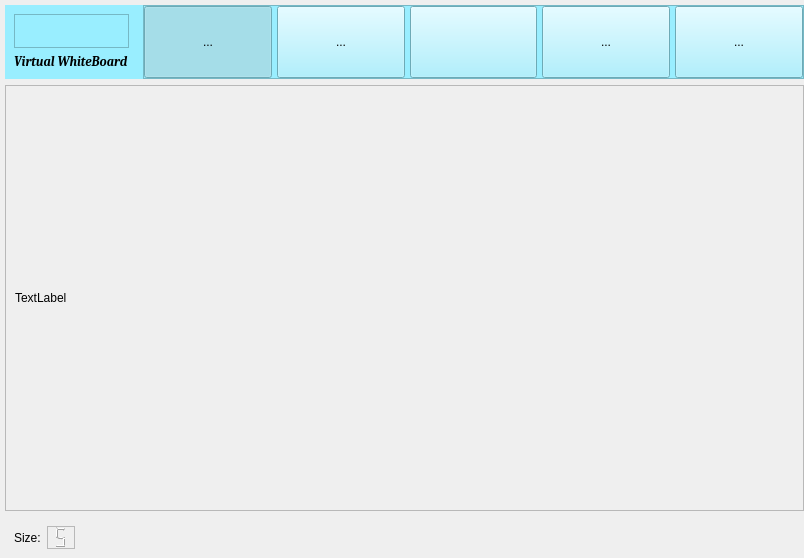
<?xml version="1.0" encoding="UTF-8"?>
<ui version="4.0">
 <class>MainWindow</class>
 <widget class="QMainWindow" name="MainWindow">
  <property name="geometry">
   <rect>
    <x>0</x>
    <y>0</y>
    <width>804</width>
    <height>558</height>
   </rect>
  </property>
  <property name="windowTitle">
   <string>MainWindow</string>
  </property>
  <widget class="QWidget" name="centralwidget">
   <layout class="QGridLayout" name="gridLayout">
    <property name="leftMargin">
     <number>5</number>
    </property>
    <property name="topMargin">
     <number>5</number>
    </property>
    <property name="rightMargin">
     <number>0</number>
    </property>
    <property name="bottomMargin">
     <number>0</number>
    </property>
    <item row="2" column="0" alignment="Qt::AlignBottom">
     <widget class="QFrame" name="Footer">
      <property name="sizePolicy">
       <sizepolicy hsizetype="Expanding" vsizetype="Expanding">
        <horstretch>0</horstretch>
        <verstretch>0</verstretch>
       </sizepolicy>
      </property>
      <property name="frameShape">
       <enum>QFrame::NoFrame</enum>
      </property>
      <property name="frameShadow">
       <enum>QFrame::Raised</enum>
      </property>
      <layout class="QHBoxLayout" name="horizontalLayout_4">
       <item>
        <widget class="QLabel" name="footerLabel">
         <property name="text">
          <string>Size:</string>
         </property>
        </widget>
       </item>
       <item>
        <widget class="QLCDNumber" name="lcdNumber">
         <property name="frameShape">
          <enum>QFrame::StyledPanel</enum>
         </property>
         <property name="frameShadow">
          <enum>QFrame::Plain</enum>
         </property>
         <property name="digitCount">
          <number>1</number>
         </property>
         <property name="segmentStyle">
          <enum>QLCDNumber::Filled</enum>
         </property>
         <property name="value" stdset="0">
          <double>5.000000000000000</double>
         </property>
        </widget>
       </item>
       <item>
        <spacer name="horizontalSpacer_2">
         <property name="orientation">
          <enum>Qt::Horizontal</enum>
         </property>
         <property name="sizeHint" stdset="0">
          <size>
           <width>40</width>
           <height>20</height>
          </size>
         </property>
        </spacer>
       </item>
      </layout>
     </widget>
    </item>
    <item row="0" column="0" alignment="Qt::AlignTop">
     <widget class="QFrame" name="Header">
      <property name="sizePolicy">
       <sizepolicy hsizetype="MinimumExpanding" vsizetype="MinimumExpanding">
        <horstretch>0</horstretch>
        <verstretch>0</verstretch>
       </sizepolicy>
      </property>
      <property name="styleSheet">
       <string notr="true">background : rgb(153,238,255)</string>
      </property>
      <property name="frameShape">
       <enum>QFrame::NoFrame</enum>
      </property>
      <property name="frameShadow">
       <enum>QFrame::Raised</enum>
      </property>
      <layout class="QHBoxLayout" name="horizontalLayout">
       <property name="spacing">
        <number>5</number>
       </property>
       <property name="leftMargin">
        <number>0</number>
       </property>
       <property name="topMargin">
        <number>0</number>
       </property>
       <property name="rightMargin">
        <number>0</number>
       </property>
       <property name="bottomMargin">
        <number>0</number>
       </property>
       <item>
        <widget class="QFrame" name="LeftFrame">
         <property name="sizePolicy">
          <sizepolicy hsizetype="Preferred" vsizetype="Preferred">
           <horstretch>0</horstretch>
           <verstretch>0</verstretch>
          </sizepolicy>
         </property>
         <property name="frameShape">
          <enum>QFrame::NoFrame</enum>
         </property>
         <property name="frameShadow">
          <enum>QFrame::Raised</enum>
         </property>
         <layout class="QVBoxLayout" name="verticalLayout_4">
          <item>
           <widget class="QFrame" name="iconFrame">
            <property name="frameShape">
             <enum>QFrame::StyledPanel</enum>
            </property>
            <property name="frameShadow">
             <enum>QFrame::Raised</enum>
            </property>
            <layout class="QVBoxLayout" name="verticalLayout_3">
             <item alignment="Qt::AlignHCenter|Qt::AlignVCenter">
              <widget class="QLabel" name="MainIcon">
               <property name="text">
                <string/>
               </property>
               <property name="pixmap">
                <pixmap resource="Icons.qrc">:/icons/Icons/Main Icon.png</pixmap>
               </property>
               <property name="scaledContents">
                <bool>false</bool>
               </property>
              </widget>
             </item>
            </layout>
           </widget>
          </item>
          <item>
           <widget class="QLabel" name="Name">
            <property name="font">
             <font>
              <family>Caladea</family>
              <pointsize>10</pointsize>
              <weight>75</weight>
              <italic>true</italic>
              <bold>true</bold>
             </font>
            </property>
            <property name="styleSheet">
             <string notr="true"/>
            </property>
            <property name="text">
             <string>Virtual WhiteBoard</string>
            </property>
            <property name="textFormat">
             <enum>Qt::PlainText</enum>
            </property>
            <property name="scaledContents">
             <bool>true</bool>
            </property>
           </widget>
          </item>
         </layout>
        </widget>
       </item>
       <item>
        <widget class="QFrame" name="ToolsFrame">
         <property name="sizePolicy">
          <sizepolicy hsizetype="MinimumExpanding" vsizetype="MinimumExpanding">
           <horstretch>0</horstretch>
           <verstretch>0</verstretch>
          </sizepolicy>
         </property>
         <property name="frameShape">
          <enum>QFrame::StyledPanel</enum>
         </property>
         <property name="frameShadow">
          <enum>QFrame::Raised</enum>
         </property>
         <layout class="QHBoxLayout" name="horizontalLayout_3">
          <property name="spacing">
           <number>5</number>
          </property>
          <property name="leftMargin">
           <number>0</number>
          </property>
          <property name="topMargin">
           <number>0</number>
          </property>
          <property name="rightMargin">
           <number>0</number>
          </property>
          <property name="bottomMargin">
           <number>0</number>
          </property>
          <item>
           <widget class="QToolButton" name="penButton">
            <property name="sizePolicy">
             <sizepolicy hsizetype="MinimumExpanding" vsizetype="MinimumExpanding">
              <horstretch>0</horstretch>
              <verstretch>0</verstretch>
             </sizepolicy>
            </property>
            <property name="contextMenuPolicy">
             <enum>Qt::DefaultContextMenu</enum>
            </property>
            <property name="styleSheet">
             <string notr="true"/>
            </property>
            <property name="text">
             <string>...</string>
            </property>
            <property name="icon">
             <iconset resource="Icons.qrc">
              <normaloff>:/icons/Icons/Pen.png</normaloff>:/icons/Icons/Pen.png</iconset>
            </property>
            <property name="iconSize">
             <size>
              <width>64</width>
              <height>64</height>
             </size>
            </property>
            <property name="checkable">
             <bool>true</bool>
            </property>
            <property name="checked">
             <bool>true</bool>
            </property>
            <property name="autoRaise">
             <bool>true</bool>
            </property>
           </widget>
          </item>
          <item>
           <widget class="QToolButton" name="eraserButton">
            <property name="sizePolicy">
             <sizepolicy hsizetype="MinimumExpanding" vsizetype="MinimumExpanding">
              <horstretch>0</horstretch>
              <verstretch>0</verstretch>
             </sizepolicy>
            </property>
            <property name="text">
             <string>...</string>
            </property>
            <property name="icon">
             <iconset resource="Icons.qrc">
              <normaloff>:/icons/Icons/Eraser.png</normaloff>:/icons/Icons/Eraser.png</iconset>
            </property>
            <property name="iconSize">
             <size>
              <width>64</width>
              <height>64</height>
             </size>
            </property>
            <property name="checkable">
             <bool>true</bool>
            </property>
           </widget>
          </item>
          <item>
           <widget class="QToolButton" name="shapesButton">
            <property name="sizePolicy">
             <sizepolicy hsizetype="MinimumExpanding" vsizetype="MinimumExpanding">
              <horstretch>0</horstretch>
              <verstretch>0</verstretch>
             </sizepolicy>
            </property>
            <property name="contextMenuPolicy">
             <enum>Qt::DefaultContextMenu</enum>
            </property>
            <property name="acceptDrops">
             <bool>true</bool>
            </property>
            <property name="text">
             <string/>
            </property>
            <property name="icon">
             <iconset resource="Icons.qrc">
              <normaloff>:/icons/Icons/Shapes.png</normaloff>:/icons/Icons/Shapes.png</iconset>
            </property>
            <property name="iconSize">
             <size>
              <width>64</width>
              <height>64</height>
             </size>
            </property>
            <property name="checkable">
             <bool>true</bool>
            </property>
            <property name="popupMode">
             <enum>QToolButton::DelayedPopup</enum>
            </property>
            <property name="toolButtonStyle">
             <enum>Qt::ToolButtonIconOnly</enum>
            </property>
            <property name="autoRaise">
             <bool>false</bool>
            </property>
            <property name="arrowType">
             <enum>Qt::NoArrow</enum>
            </property>
           </widget>
          </item>
          <item>
           <widget class="QToolButton" name="textButton">
            <property name="sizePolicy">
             <sizepolicy hsizetype="MinimumExpanding" vsizetype="MinimumExpanding">
              <horstretch>0</horstretch>
              <verstretch>0</verstretch>
             </sizepolicy>
            </property>
            <property name="text">
             <string>...</string>
            </property>
            <property name="icon">
             <iconset resource="Icons.qrc">
              <normaloff>:/icons/Icons/Text.png</normaloff>:/icons/Icons/Text.png</iconset>
            </property>
            <property name="iconSize">
             <size>
              <width>64</width>
              <height>64</height>
             </size>
            </property>
            <property name="checkable">
             <bool>true</bool>
            </property>
           </widget>
          </item>
          <item>
           <widget class="QToolButton" name="laserButton">
            <property name="sizePolicy">
             <sizepolicy hsizetype="MinimumExpanding" vsizetype="MinimumExpanding">
              <horstretch>0</horstretch>
              <verstretch>0</verstretch>
             </sizepolicy>
            </property>
            <property name="text">
             <string>...</string>
            </property>
            <property name="icon">
             <iconset resource="Icons.qrc">
              <normaloff>:/icons/Icons/Laser.png</normaloff>:/icons/Icons/Laser.png</iconset>
            </property>
            <property name="iconSize">
             <size>
              <width>64</width>
              <height>64</height>
             </size>
            </property>
            <property name="checkable">
             <bool>true</bool>
            </property>
           </widget>
          </item>
         </layout>
        </widget>
       </item>
      </layout>
     </widget>
    </item>
    <item row="1" column="0">
     <widget class="QFrame" name="CentralFrame">
      <property name="frameShape">
       <enum>QFrame::NoFrame</enum>
      </property>
      <property name="frameShadow">
       <enum>QFrame::Raised</enum>
      </property>
      <layout class="QHBoxLayout" name="horizontalLayout_2">
       <property name="spacing">
        <number>0</number>
       </property>
       <property name="leftMargin">
        <number>0</number>
       </property>
       <property name="topMargin">
        <number>0</number>
       </property>
       <property name="rightMargin">
        <number>0</number>
       </property>
       <property name="bottomMargin">
        <number>0</number>
       </property>
       <item alignment="Qt::AlignLeft">
        <widget class="QFrame" name="frame_2">
         <property name="maximumSize">
          <size>
           <width>0</width>
           <height>16777215</height>
          </size>
         </property>
         <property name="styleSheet">
          <string notr="true">
background-color: rgb(8, 44, 44);</string>
         </property>
         <property name="frameShape">
          <enum>QFrame::StyledPanel</enum>
         </property>
         <property name="frameShadow">
          <enum>QFrame::Raised</enum>
         </property>
         <layout class="QGridLayout" name="gridLayout_4">
          <property name="leftMargin">
           <number>0</number>
          </property>
          <property name="topMargin">
           <number>0</number>
          </property>
          <property name="rightMargin">
           <number>0</number>
          </property>
          <property name="bottomMargin">
           <number>0</number>
          </property>
          <property name="spacing">
           <number>0</number>
          </property>
          <item row="0" column="0">
           <widget class="QStackedWidget" name="stackedWidget">
            <property name="minimumSize">
             <size>
              <width>200</width>
              <height>0</height>
             </size>
            </property>
            <property name="maximumSize">
             <size>
              <width>16777215</width>
              <height>16777215</height>
             </size>
            </property>
            <property name="frameShadow">
             <enum>QFrame::Raised</enum>
            </property>
            <property name="currentIndex">
             <number>0</number>
            </property>
            <widget class="QWidget" name="page_5">
             <layout class="QVBoxLayout" name="verticalLayout">
              <item>
               <layout class="QHBoxLayout" name="horizontalLayout_7">
                <item>
                 <widget class="QLabel" name="label_2">
                  <property name="font">
                   <font>
                    <pointsize>16</pointsize>
                   </font>
                  </property>
                  <property name="text">
                   <string>Color:</string>
                  </property>
                 </widget>
                </item>
                <item>
                 <widget class="QFrame" name="frame_4">
                  <property name="font">
                   <font>
                    <pointsize>10</pointsize>
                   </font>
                  </property>
                  <property name="styleSheet">
                   <string notr="true">color: rgb(87, 202, 255);</string>
                  </property>
                  <property name="frameShape">
                   <enum>QFrame::StyledPanel</enum>
                  </property>
                  <property name="frameShadow">
                   <enum>QFrame::Raised</enum>
                  </property>
                  <layout class="QHBoxLayout" name="horizontalLayout_6">
                   <item alignment="Qt::AlignLeft">
                    <widget class="QToolButton" name="toolButton_8">
                     <property name="font">
                      <font>
                       <pointsize>16</pointsize>
                      </font>
                     </property>
                     <property name="text">
                      <string>R</string>
                     </property>
                     <property name="checkable">
                      <bool>true</bool>
                     </property>
                    </widget>
                   </item>
                   <item alignment="Qt::AlignLeft">
                    <widget class="QToolButton" name="toolButton_5">
                     <property name="font">
                      <font>
                       <pointsize>16</pointsize>
                      </font>
                     </property>
                     <property name="text">
                      <string>G</string>
                     </property>
                     <property name="checkable">
                      <bool>true</bool>
                     </property>
                    </widget>
                   </item>
                   <item alignment="Qt::AlignHCenter">
                    <widget class="QToolButton" name="toolButton_7">
                     <property name="font">
                      <font>
                       <pointsize>16</pointsize>
                      </font>
                     </property>
                     <property name="text">
                      <string>B</string>
                     </property>
                     <property name="checkable">
                      <bool>true</bool>
                     </property>
                    </widget>
                   </item>
                   <item>
                    <widget class="QToolButton" name="toolButton_6">
                     <property name="font">
                      <font>
                       <pointsize>16</pointsize>
                      </font>
                     </property>
                     <property name="text">
                      <string>W</string>
                     </property>
                     <property name="checkable">
                      <bool>true</bool>
                     </property>
                    </widget>
                   </item>
                  </layout>
                 </widget>
                </item>
               </layout>
              </item>
              <item>
               <spacer name="verticalSpacer">
                <property name="orientation">
                 <enum>Qt::Vertical</enum>
                </property>
                <property name="sizeHint" stdset="0">
                 <size>
                  <width>20</width>
                  <height>40</height>
                 </size>
                </property>
               </spacer>
              </item>
             </layout>
            </widget>
            <widget class="QWidget" name="page_6">
             <layout class="QVBoxLayout" name="verticalLayout_2">
              <item>
               <widget class="QPushButton" name="pushButton">
                <property name="font">
                 <font>
                  <pointsize>16</pointsize>
                 </font>
                </property>
                <property name="text">
                 <string>Clear Whole Screen</string>
                </property>
               </widget>
              </item>
              <item>
               <spacer name="verticalSpacer_2">
                <property name="orientation">
                 <enum>Qt::Vertical</enum>
                </property>
                <property name="sizeHint" stdset="0">
                 <size>
                  <width>20</width>
                  <height>40</height>
                 </size>
                </property>
               </spacer>
              </item>
             </layout>
            </widget>
            <widget class="QWidget" name="page_7">
             <layout class="QVBoxLayout" name="verticalLayout_5">
              <item>
               <layout class="QHBoxLayout" name="horizontalLayout_9">
                <item>
                 <widget class="QFrame" name="frame_5">
                  <property name="frameShape">
                   <enum>QFrame::StyledPanel</enum>
                  </property>
                  <property name="frameShadow">
                   <enum>QFrame::Raised</enum>
                  </property>
                  <layout class="QHBoxLayout" name="horizontalLayout_8">
                   <item>
                    <widget class="QLabel" name="label_3">
                     <property name="font">
                      <font>
                       <pointsize>12</pointsize>
                      </font>
                     </property>
                     <property name="text">
                      <string>Shape:</string>
                     </property>
                    </widget>
                   </item>
                   <item>
                    <widget class="QToolButton" name="toolButton_9">
                     <property name="maximumSize">
                      <size>
                       <width>16777215</width>
                       <height>16777215</height>
                      </size>
                     </property>
                     <property name="font">
                      <font>
                       <pointsize>16</pointsize>
                      </font>
                     </property>
                     <property name="text">
                      <string>S</string>
                     </property>
                     <property name="checkable">
                      <bool>true</bool>
                     </property>
                    </widget>
                   </item>
                   <item>
                    <widget class="QToolButton" name="toolButton_11">
                     <property name="font">
                      <font>
                       <pointsize>16</pointsize>
                      </font>
                     </property>
                     <property name="text">
                      <string>C</string>
                     </property>
                     <property name="checkable">
                      <bool>true</bool>
                     </property>
                    </widget>
                   </item>
                   <item>
                    <widget class="QToolButton" name="toolButton_12">
                     <property name="font">
                      <font>
                       <pointsize>16</pointsize>
                      </font>
                     </property>
                     <property name="text">
                      <string>L</string>
                     </property>
                     <property name="checkable">
                      <bool>true</bool>
                     </property>
                    </widget>
                   </item>
                   <item>
                    <spacer name="horizontalSpacer">
                     <property name="orientation">
                      <enum>Qt::Horizontal</enum>
                     </property>
                     <property name="sizeHint" stdset="0">
                      <size>
                       <width>40</width>
                       <height>20</height>
                      </size>
                     </property>
                    </spacer>
                   </item>
                  </layout>
                 </widget>
                </item>
               </layout>
              </item>
              <item>
               <layout class="QHBoxLayout" name="horizontalLayout_10">
                <item>
                 <widget class="QFrame" name="frame_6">
                  <property name="frameShape">
                   <enum>QFrame::StyledPanel</enum>
                  </property>
                  <property name="frameShadow">
                   <enum>QFrame::Raised</enum>
                  </property>
                  <layout class="QHBoxLayout" name="horizontalLayout_11">
                   <item>
                    <widget class="QLabel" name="label_4">
                     <property name="font">
                      <font>
                       <pointsize>12</pointsize>
                      </font>
                     </property>
                     <property name="text">
                      <string>Color:</string>
                     </property>
                    </widget>
                   </item>
                   <item>
                    <widget class="QToolButton" name="toolButton_10">
                     <property name="maximumSize">
                      <size>
                       <width>16777215</width>
                       <height>16777215</height>
                      </size>
                     </property>
                     <property name="font">
                      <font>
                       <pointsize>16</pointsize>
                      </font>
                     </property>
                     <property name="text">
                      <string>R</string>
                     </property>
                     <property name="checkable">
                      <bool>true</bool>
                     </property>
                    </widget>
                   </item>
                   <item>
                    <widget class="QToolButton" name="toolButton_13">
                     <property name="font">
                      <font>
                       <pointsize>16</pointsize>
                      </font>
                     </property>
                     <property name="text">
                      <string>G</string>
                     </property>
                     <property name="checkable">
                      <bool>true</bool>
                     </property>
                    </widget>
                   </item>
                   <item>
                    <widget class="QToolButton" name="toolButton_14">
                     <property name="font">
                      <font>
                       <pointsize>16</pointsize>
                      </font>
                     </property>
                     <property name="text">
                      <string>B</string>
                     </property>
                     <property name="checkable">
                      <bool>true</bool>
                     </property>
                    </widget>
                   </item>
                   <item>
                    <widget class="QToolButton" name="toolButton_15">
                     <property name="font">
                      <font>
                       <pointsize>16</pointsize>
                      </font>
                     </property>
                     <property name="text">
                      <string>W</string>
                     </property>
                     <property name="checkable">
                      <bool>true</bool>
                     </property>
                    </widget>
                   </item>
                  </layout>
                 </widget>
                </item>
               </layout>
              </item>
              <item>
               <spacer name="verticalSpacer_3">
                <property name="orientation">
                 <enum>Qt::Vertical</enum>
                </property>
                <property name="sizeHint" stdset="0">
                 <size>
                  <width>20</width>
                  <height>40</height>
                 </size>
                </property>
               </spacer>
              </item>
             </layout>
            </widget>
            <widget class="QWidget" name="page_8">
             <layout class="QVBoxLayout" name="verticalLayout_6">
              <item>
               <layout class="QHBoxLayout" name="horizontalLayout_13">
                <item>
                 <widget class="QFrame" name="frame_7">
                  <property name="frameShape">
                   <enum>QFrame::StyledPanel</enum>
                  </property>
                  <property name="frameShadow">
                   <enum>QFrame::Raised</enum>
                  </property>
                  <layout class="QHBoxLayout" name="horizontalLayout_12">
                   <item>
                    <widget class="QLabel" name="label_5">
                     <property name="font">
                      <font>
                       <pointsize>12</pointsize>
                      </font>
                     </property>
                     <property name="text">
                      <string>Color:</string>
                     </property>
                    </widget>
                   </item>
                   <item>
                    <widget class="QToolButton" name="toolButton_16">
                     <property name="font">
                      <font>
                       <pointsize>16</pointsize>
                      </font>
                     </property>
                     <property name="text">
                      <string>W</string>
                     </property>
                     <property name="checkable">
                      <bool>true</bool>
                     </property>
                    </widget>
                   </item>
                   <item>
                    <widget class="QToolButton" name="toolButton_17">
                     <property name="font">
                      <font>
                       <pointsize>16</pointsize>
                      </font>
                     </property>
                     <property name="text">
                      <string>B</string>
                     </property>
                     <property name="checkable">
                      <bool>true</bool>
                     </property>
                    </widget>
                   </item>
                   <item>
                    <widget class="QToolButton" name="toolButton_18">
                     <property name="font">
                      <font>
                       <pointsize>16</pointsize>
                      </font>
                     </property>
                     <property name="text">
                      <string>G</string>
                     </property>
                     <property name="checkable">
                      <bool>true</bool>
                     </property>
                    </widget>
                   </item>
                   <item>
                    <widget class="QToolButton" name="toolButton_19">
                     <property name="font">
                      <font>
                       <pointsize>16</pointsize>
                      </font>
                     </property>
                     <property name="text">
                      <string>R</string>
                     </property>
                     <property name="checkable">
                      <bool>true</bool>
                     </property>
                    </widget>
                   </item>
                  </layout>
                 </widget>
                </item>
               </layout>
              </item>
              <item>
               <spacer name="verticalSpacer_4">
                <property name="orientation">
                 <enum>Qt::Vertical</enum>
                </property>
                <property name="sizeHint" stdset="0">
                 <size>
                  <width>20</width>
                  <height>40</height>
                 </size>
                </property>
               </spacer>
              </item>
             </layout>
            </widget>
            <widget class="QWidget" name="page_9">
             <layout class="QVBoxLayout" name="verticalLayout_7">
              <item>
               <layout class="QHBoxLayout" name="horizontalLayout_15">
                <item>
                 <widget class="QFrame" name="frame_8">
                  <property name="frameShape">
                   <enum>QFrame::StyledPanel</enum>
                  </property>
                  <property name="frameShadow">
                   <enum>QFrame::Raised</enum>
                  </property>
                  <layout class="QHBoxLayout" name="horizontalLayout_14">
                   <item>
                    <widget class="QLabel" name="label_6">
                     <property name="font">
                      <font>
                       <pointsize>12</pointsize>
                      </font>
                     </property>
                     <property name="text">
                      <string>Color:</string>
                     </property>
                    </widget>
                   </item>
                   <item>
                    <widget class="QToolButton" name="toolButton_20">
                     <property name="font">
                      <font>
                       <pointsize>16</pointsize>
                      </font>
                     </property>
                     <property name="text">
                      <string>R</string>
                     </property>
                     <property name="checkable">
                      <bool>true</bool>
                     </property>
                    </widget>
                   </item>
                   <item>
                    <widget class="QToolButton" name="toolButton_21">
                     <property name="font">
                      <font>
                       <pointsize>16</pointsize>
                      </font>
                     </property>
                     <property name="text">
                      <string>G</string>
                     </property>
                     <property name="checkable">
                      <bool>true</bool>
                     </property>
                    </widget>
                   </item>
                   <item>
                    <widget class="QToolButton" name="toolButton_22">
                     <property name="font">
                      <font>
                       <pointsize>16</pointsize>
                      </font>
                     </property>
                     <property name="text">
                      <string>B</string>
                     </property>
                     <property name="checkable">
                      <bool>true</bool>
                     </property>
                    </widget>
                   </item>
                   <item>
                    <widget class="QToolButton" name="toolButton_23">
                     <property name="font">
                      <font>
                       <pointsize>16</pointsize>
                      </font>
                     </property>
                     <property name="text">
                      <string>W</string>
                     </property>
                     <property name="checkable">
                      <bool>true</bool>
                     </property>
                    </widget>
                   </item>
                  </layout>
                 </widget>
                </item>
               </layout>
              </item>
              <item>
               <spacer name="verticalSpacer_5">
                <property name="orientation">
                 <enum>Qt::Vertical</enum>
                </property>
                <property name="sizeHint" stdset="0">
                 <size>
                  <width>20</width>
                  <height>40</height>
                 </size>
                </property>
               </spacer>
              </item>
             </layout>
            </widget>
           </widget>
          </item>
         </layout>
        </widget>
       </item>
       <item>
        <widget class="QFrame" name="frame">
         <property name="sizePolicy">
          <sizepolicy hsizetype="Expanding" vsizetype="Preferred">
           <horstretch>0</horstretch>
           <verstretch>0</verstretch>
          </sizepolicy>
         </property>
         <property name="frameShape">
          <enum>QFrame::StyledPanel</enum>
         </property>
         <property name="frameShadow">
          <enum>QFrame::Raised</enum>
         </property>
         <layout class="QGridLayout" name="gridLayout_3">
          <item row="0" column="0">
           <widget class="QLabel" name="label">
            <property name="text">
             <string>TextLabel</string>
            </property>
           </widget>
          </item>
         </layout>
        </widget>
       </item>
      </layout>
     </widget>
    </item>
   </layout>
  </widget>
 </widget>
 <resources>
  <include location="Icons.qrc"/>
 </resources>
 <connections/>
</ui>
